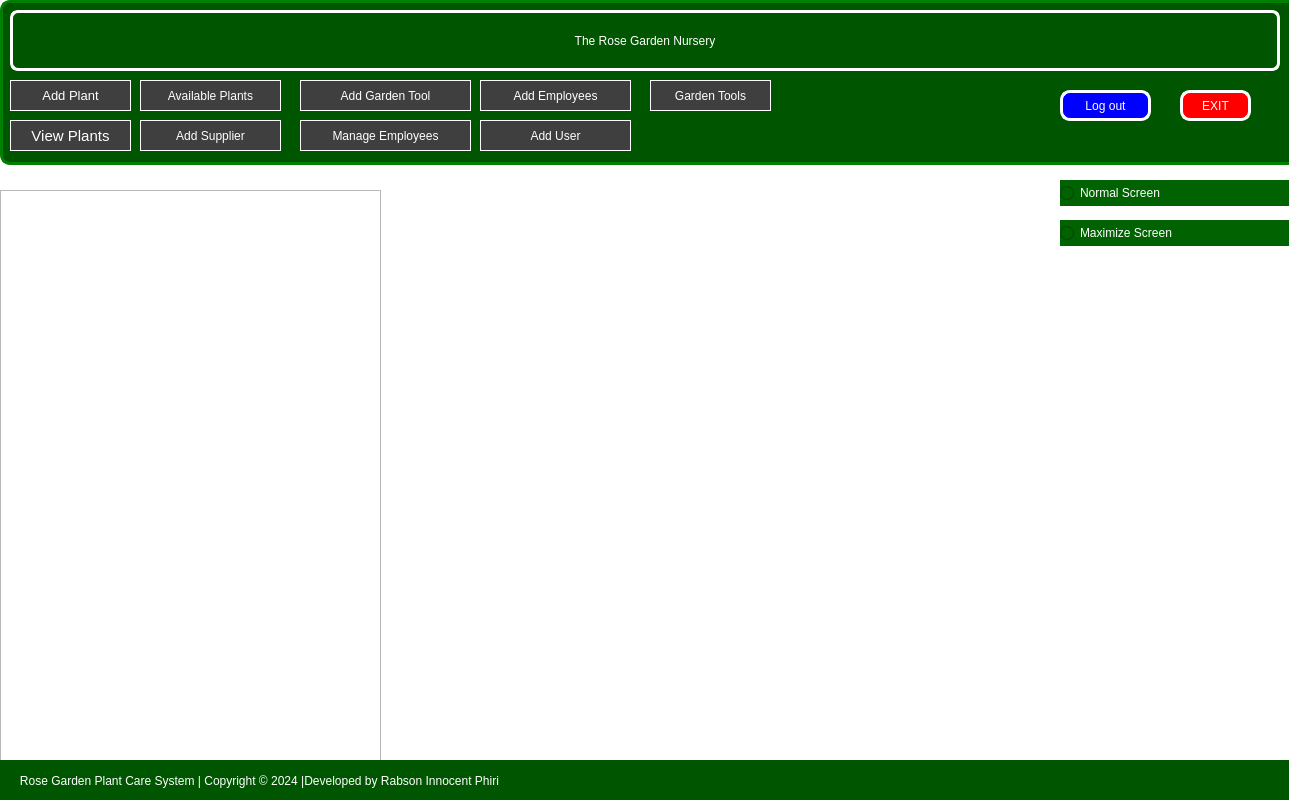
<?xml version="1.0" encoding="UTF-8"?>
<ui version="4.0">
 <class>AdminPanel</class>
 <widget class="QDialog" name="AdminPanel">
  <property name="geometry">
   <rect>
    <x>0</x>
    <y>0</y>
    <width>1289</width>
    <height>800</height>
   </rect>
  </property>
  <property name="windowTitle">
   <string>v1.0</string>
  </property>
  <property name="styleSheet">
   <string notr="true">QDialog{

	background-color: rgb(255, 255, 255);
}</string>
  </property>
  <widget class="QPushButton" name="btn_Add_Admin">
   <property name="geometry">
    <rect>
     <x>480</x>
     <y>120</y>
     <width>151</width>
     <height>31</height>
    </rect>
   </property>
   <property name="styleSheet">
    <string notr="true">   
QPushButton {
  border:1px solid rgb(255, 255, 255);
  
  background-color: rgb(63, 63, 63);
  font: 500 11pt;
 color: rgb(255, 255, 255)

}



 </string>
   </property>
   <property name="text">
    <string>Add User</string>
   </property>
  </widget>
  <widget class="QPushButton" name="btn_Add_Supplier">
   <property name="geometry">
    <rect>
     <x>140</x>
     <y>120</y>
     <width>141</width>
     <height>31</height>
    </rect>
   </property>
   <property name="styleSheet">
    <string notr="true">  
QPushButton {
  border:1px solid rgb(255, 255, 255);
  
  background-color: rgb(63, 63, 63);
  font: 500 11pt;
 color: rgb(255, 255, 255)

}
</string>
   </property>
   <property name="text">
    <string>Add Supplier</string>
   </property>
  </widget>
  <widget class="QPushButton" name="ViewGardenTools">
   <property name="geometry">
    <rect>
     <x>650</x>
     <y>80</y>
     <width>121</width>
     <height>31</height>
    </rect>
   </property>
   <property name="styleSheet">
    <string notr="true">   
QPushButton {
  border:1px solid rgb(255, 255, 255);
  
  background-color: rgb(63, 63, 63);
  font: 500 11pt;
 color: rgb(255, 255, 255)

}



 </string>
   </property>
   <property name="text">
    <string>Garden Tools</string>
   </property>
  </widget>
  <widget class="QPushButton" name="btn_view_Available_Plants_Admin">
   <property name="geometry">
    <rect>
     <x>140</x>
     <y>80</y>
     <width>141</width>
     <height>31</height>
    </rect>
   </property>
   <property name="styleSheet">
    <string notr="true">  
QPushButton {
  border:1px solid rgb(255, 255, 255);
  
  background-color: rgb(63, 63, 63);
  font: 500 11pt;
 color: rgb(255, 255, 255)

}



 </string>
   </property>
   <property name="text">
    <string>Available Plants</string>
   </property>
  </widget>
  <widget class="QPushButton" name="AddGardenTool">
   <property name="geometry">
    <rect>
     <x>300</x>
     <y>80</y>
     <width>171</width>
     <height>31</height>
    </rect>
   </property>
   <property name="styleSheet">
    <string notr="true">  
QPushButton {
  border:1px solid rgb(255, 255, 255);
  
  background-color: rgb(63, 63, 63);
  font: 500 11pt;
 color: rgb(255, 255, 255)

}



 </string>
   </property>
   <property name="text">
    <string>Add Garden Tool</string>
   </property>
  </widget>
  <widget class="QPushButton" name="btn_Employees">
   <property name="geometry">
    <rect>
     <x>480</x>
     <y>80</y>
     <width>151</width>
     <height>31</height>
    </rect>
   </property>
   <property name="styleSheet">
    <string notr="true">   
QPushButton {
  border:1px solid rgb(255, 255, 255);
  
  background-color: rgb(63, 63, 63);
  font: 500 11pt;
 color: rgb(255, 255, 255)

}



 </string>
   </property>
   <property name="text">
    <string>Add Employees</string>
   </property>
  </widget>
  <widget class="QFrame" name="frame">
   <property name="geometry">
    <rect>
     <x>0</x>
     <y>190</y>
     <width>381</width>
     <height>571</height>
    </rect>
   </property>
   <property name="styleSheet">
    <string notr="true">image: url(:/images/beauty.png);</string>
   </property>
   <property name="frameShape">
    <enum>QFrame::StyledPanel</enum>
   </property>
   <property name="frameShadow">
    <enum>QFrame::Raised</enum>
   </property>
  </widget>
  <widget class="QPushButton" name="btn_employee_view">
   <property name="geometry">
    <rect>
     <x>300</x>
     <y>120</y>
     <width>171</width>
     <height>31</height>
    </rect>
   </property>
   <property name="styleSheet">
    <string notr="true">  
QPushButton {
  border:1px solid rgb(255, 255, 255);
  
  background-color: rgb(63, 63, 63);
  font: 500 11pt;
 color: rgb(255, 255, 255)

}



 </string>
   </property>
   <property name="text">
    <string>Manage Employees</string>
   </property>
  </widget>
  <widget class="QLabel" name="label">
   <property name="geometry">
    <rect>
     <x>-60</x>
     <y>140</y>
     <width>1851</width>
     <height>821</height>
    </rect>
   </property>
   <property name="styleSheet">
    <string notr="true">image: url(:/images/rose2.jpg);</string>
   </property>
   <property name="text">
    <string/>
   </property>
  </widget>
  <widget class="QLabel" name="CopyRight_line">
   <property name="geometry">
    <rect>
     <x>0</x>
     <y>760</y>
     <width>1615</width>
     <height>41</height>
    </rect>
   </property>
   <property name="styleSheet">
    <string notr="true">QLabel
{
	background-color: rgb(0, 85, 0);
	color: rgb(255, 255, 255);

}</string>
   </property>
   <property name="text">
    <string>      Rose Garden Plant Care System | Copyright © 2024 |Developed by Rabson Innocent Phiri</string>
   </property>
  </widget>
  <widget class="QLabel" name="label_2">
   <property name="enabled">
    <bool>false</bool>
   </property>
   <property name="geometry">
    <rect>
     <x>0</x>
     <y>0</y>
     <width>16777215</width>
     <height>165</height>
    </rect>
   </property>
   <property name="styleSheet">
    <string notr="true">  QLabel {
  background-color: rgb(0, 85, 0);
  border:3px solid green;
  border-radius: 10px;
  padding: 0 10px;
  
}</string>
   </property>
   <property name="text">
    <string/>
   </property>
  </widget>
  <widget class="QPushButton" name="pushButton">
   <property name="geometry">
    <rect>
     <x>10</x>
     <y>10</y>
     <width>1270</width>
     <height>61</height>
    </rect>
   </property>
   <property name="styleSheet">
    <string notr="true">
QPushButton{
                    color: rgb(255, 255, 255);
                    border:3px solid white;
                    background-color: rgb(0, 85, 0);
                    border-radius: 8px;
                    padding: 0 8px;
   
                    font: 700 13pt ;

}
 
 </string>
   </property>
   <property name="text">
    <string>The Rose Garden Nursery</string>
   </property>
  </widget>
  <widget class="QPushButton" name="AddPlant">
   <property name="geometry">
    <rect>
     <x>10</x>
     <y>80</y>
     <width>121</width>
     <height>31</height>
    </rect>
   </property>
   <property name="font">
    <font>
     <family>Ubuntu</family>
     <pointsize>10</pointsize>
     <italic>false</italic>
     <bold>false</bold>
    </font>
   </property>
   <property name="styleSheet">
    <string notr="true">  
QPushButton {
  border:1px solid rgb(255, 255, 255);
  
  background-color: rgb(63, 63, 63);
  font: 400 10pt;
 color: rgb(255, 255, 255)

}



 </string>
   </property>
   <property name="text">
    <string>Add Plant</string>
   </property>
   <property name="autoDefault">
    <bool>false</bool>
   </property>
   <property name="flat">
    <bool>true</bool>
   </property>
  </widget>
  <widget class="QPushButton" name="btn_view_plant_dmin">
   <property name="geometry">
    <rect>
     <x>10</x>
     <y>120</y>
     <width>121</width>
     <height>31</height>
    </rect>
   </property>
   <property name="font">
    <font>
     <family>Ubuntu</family>
     <pointsize>11</pointsize>
     <italic>false</italic>
     <fontweight>Medium</fontweight>
    </font>
   </property>
   <property name="styleSheet">
    <string notr="true">   
QPushButton {
  border:1px solid rgb(255, 255, 255);
  
  background-color: rgb(63, 63, 63);
  font: 500 11pt;
 color: rgb(255, 255, 255)

}



 </string>
   </property>
   <property name="text">
    <string>View Plants</string>
   </property>
   <property name="autoDefault">
    <bool>false</bool>
   </property>
   <property name="flat">
    <bool>true</bool>
   </property>
  </widget>
  <widget class="QPushButton" name="Admin_panel_close_app">
   <property name="geometry">
    <rect>
     <x>1180</x>
     <y>90</y>
     <width>71</width>
     <height>31</height>
    </rect>
   </property>
   <property name="styleSheet">
    <string notr="true">QPushButton {
  border:3px solid rgb(255, 255, 255);
  border-radius: 10px;
  padding: 0 10px;
  background: red;
 font: 500 11pt  &quot;Ubuntu&quot;;
 color: rgb(255, 255, 255)

}
</string>
   </property>
   <property name="text">
    <string>EXIT</string>
   </property>
  </widget>
  <widget class="QPushButton" name="Admin_panel_close_log_out">
   <property name="geometry">
    <rect>
     <x>1060</x>
     <y>90</y>
     <width>91</width>
     <height>31</height>
    </rect>
   </property>
   <property name="styleSheet">
    <string notr="true">QPushButton {
  border:3px solid rgb(255, 255, 255);
  border-radius: 10px;
  padding: 0 10px;
  background: blue;
 font: 500 11pt  &quot;Ubuntu&quot;;
 color: rgb(255, 255, 255)

}
</string>
   </property>
   <property name="text">
    <string>Log out</string>
   </property>
  </widget>
  <widget class="QRadioButton" name="radioButton">
   <property name="geometry">
    <rect>
     <x>1060</x>
     <y>180</y>
     <width>16777215</width>
     <height>26</height>
    </rect>
   </property>
   <property name="styleSheet">
    <string notr="true">QRadioButton{
	background-color: rgb(0, 98, 0);
    color: rgb(255, 255, 255);

}</string>
   </property>
   <property name="text">
    <string>Normal Screen</string>
   </property>
  </widget>
  <widget class="QRadioButton" name="radioButton_2">
   <property name="geometry">
    <rect>
     <x>1060</x>
     <y>220</y>
     <width>16777215</width>
     <height>26</height>
    </rect>
   </property>
   <property name="styleSheet">
    <string notr="true">QRadioButton{
	background-color: rgb(0, 98, 0);
    color: rgb(255, 255, 255);

}</string>
   </property>
   <property name="text">
    <string>Maximize Screen</string>
   </property>
  </widget>
  <zorder>label</zorder>
  <zorder>label_2</zorder>
  <zorder>frame</zorder>
  <zorder>ViewGardenTools</zorder>
  <zorder>btn_Employees</zorder>
  <zorder>CopyRight_line</zorder>
  <zorder>pushButton</zorder>
  <zorder>AddPlant</zorder>
  <zorder>btn_view_plant_dmin</zorder>
  <zorder>btn_view_Available_Plants_Admin</zorder>
  <zorder>btn_employee_view</zorder>
  <zorder>btn_Add_Supplier</zorder>
  <zorder>AddGardenTool</zorder>
  <zorder>btn_Add_Admin</zorder>
  <zorder>Admin_panel_close_log_out</zorder>
  <zorder>Admin_panel_close_app</zorder>
  <zorder>radioButton</zorder>
  <zorder>radioButton_2</zorder>
 </widget>
 <resources/>
 <connections>
  <connection>
   <sender>radioButton</sender>
   <signal>clicked()</signal>
   <receiver>AdminPanel</receiver>
   <slot>showNormal()</slot>
   <hints>
    <hint type="sourcelabel">
     <x>1305</x>
     <y>198</y>
    </hint>
    <hint type="destinationlabel">
     <x>1288</x>
     <y>248</y>
    </hint>
   </hints>
  </connection>
  <connection>
   <sender>radioButton_2</sender>
   <signal>clicked()</signal>
   <receiver>AdminPanel</receiver>
   <slot>showMaximized()</slot>
   <hints>
    <hint type="sourcelabel">
     <x>1085</x>
     <y>239</y>
    </hint>
    <hint type="destinationlabel">
     <x>1084</x>
     <y>272</y>
    </hint>
   </hints>
  </connection>
 </connections>
</ui>
